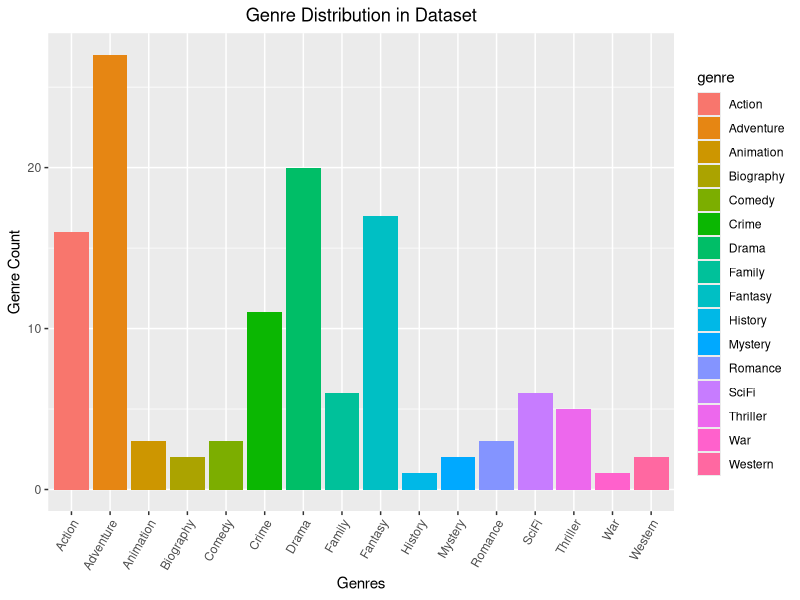
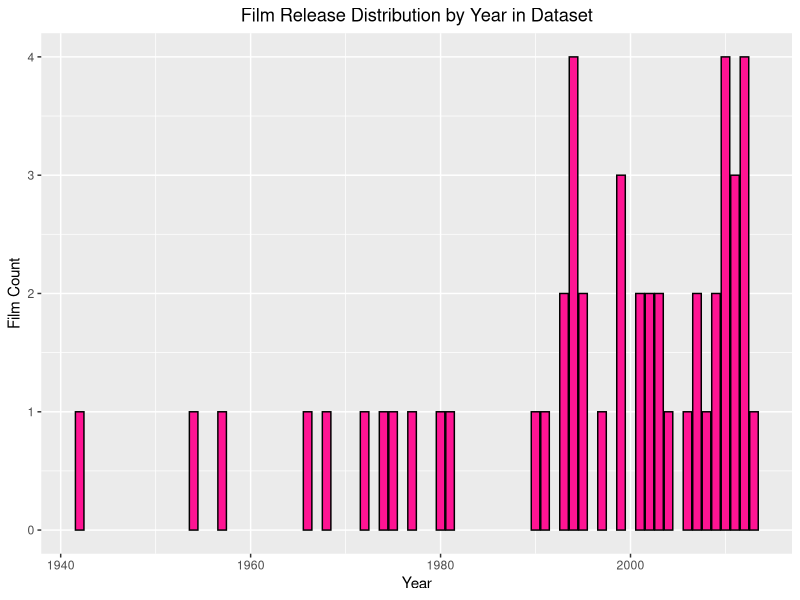
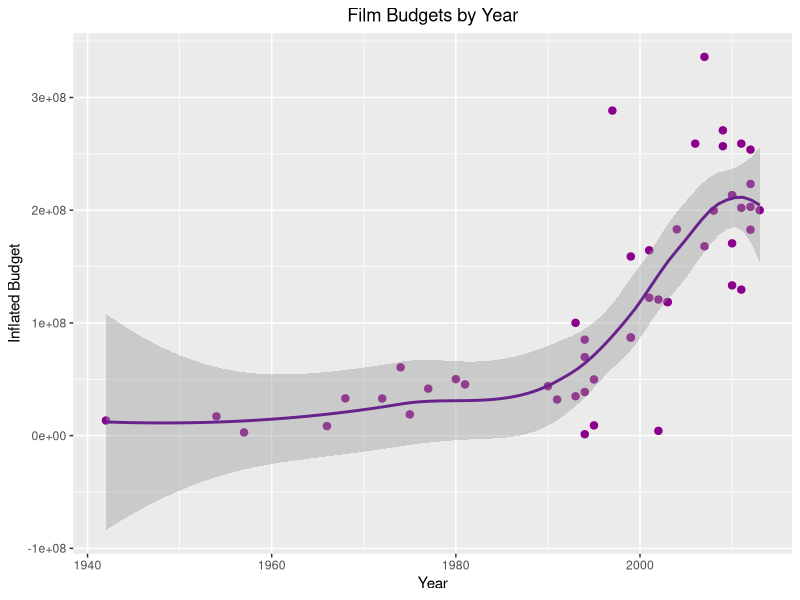
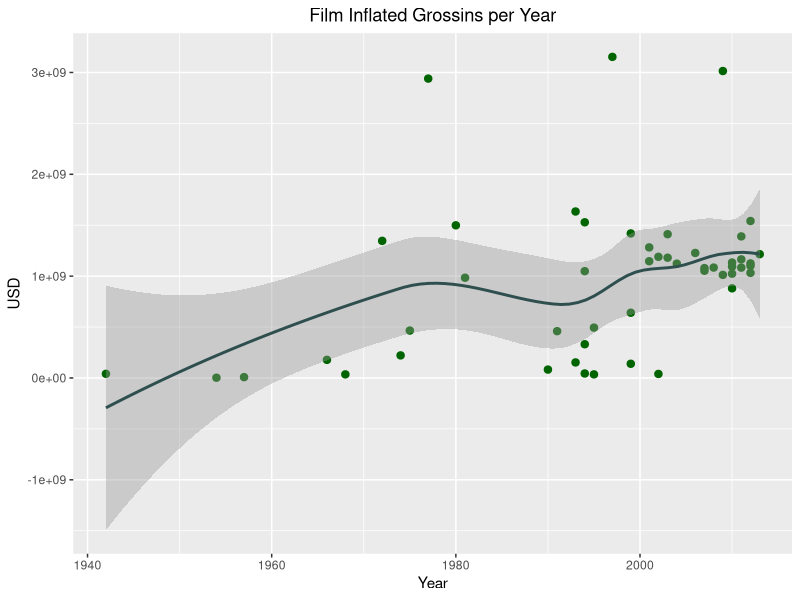
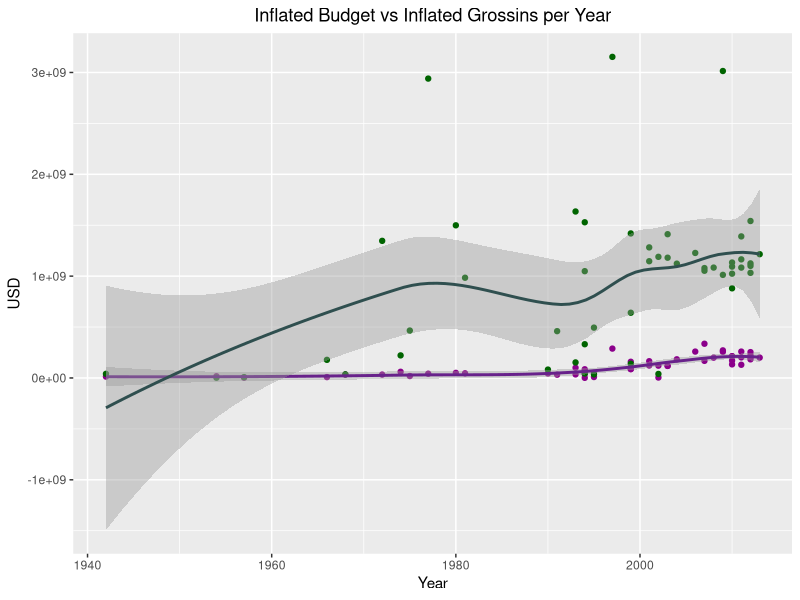
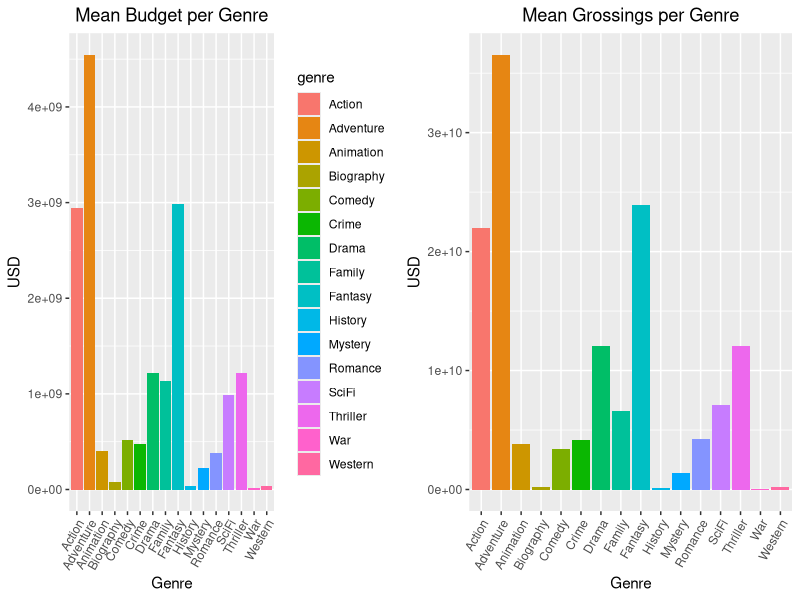
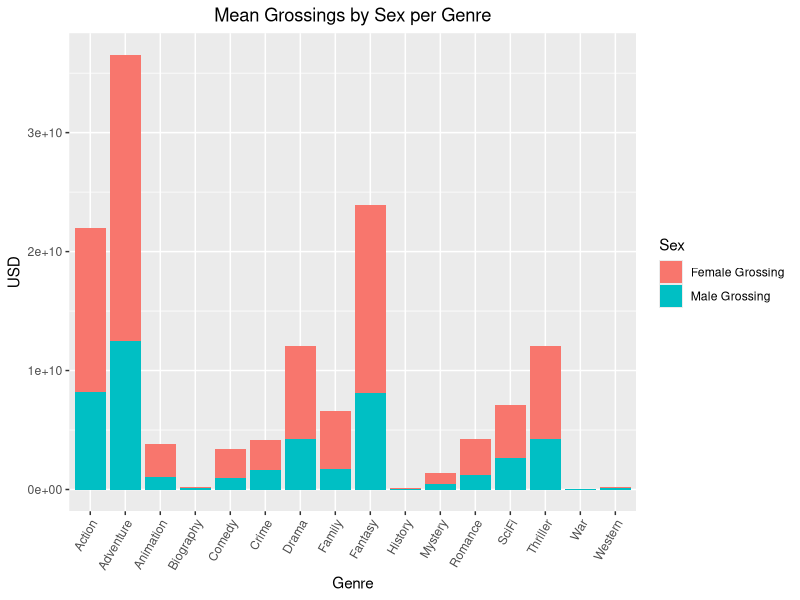

These figures' R source, in order:
## ---- chunk 1
knitr::opts_chunk$set(echo = TRUE)
## ---- chunk 2
#Packages loading to use
library(tidyverse) ##Loaded for dplyr and to 'clean' data
library(ggplot2) ##Loaded for plotting
library(dplyr) ##Loaded for computer issues
library(gridExtra) #Loaded to arrange plots
library(yaml)

##Read in data and save it to variable raw_data
raw_data <- read.csv(file = "popular_film_data.csv")
## ---- chunk 3
#To remove "$" and "," from InflatedBudget
raw_data$InflatedBudget <-  gsub("\\$","", raw_data$InflatedBudget) 
raw_data$InflatedBudget <-  as.numeric(gsub(",","", raw_data$InflatedBudget))

#To remove "$" and "," from InflatedGross
raw_data$InflatedGross <-  gsub("\\$","", raw_data$InflatedGross) 
raw_data$InflatedGross <-  as.numeric(gsub(",","", raw_data$InflatedGross))

#To remove "$" and "," from TotalGross
raw_data$TotalGross <-  gsub("\\$","", raw_data$TotalGross) 
raw_data$TotalGross <-  as.numeric(gsub(",","", raw_data$TotalGross))

#Mutating for new column stored in Proportion_female
raw_data <- raw_data |> mutate (Proportion_female = (1 - Proportion_male))
## ---- chunk 4
#For transparencys sake, its also important to note how many films under each genre make up the dataset.
genre_total <- rbind(cbind(genre = "Comedy", raw_data %>% filter(Comedy == 1) %>% summarise(sumG = sum(Comedy == 1))),
    cbind(genre = "Drama", raw_data %>% filter(Drama == 1) %>% summarise(sumG = sum(Drama == 1))),
    cbind(genre = "Western", raw_data %>% filter(Western == 1) %>% summarise(sumG = sum(Western == 1))),
    cbind(genre = "Action", raw_data %>% filter(Action == 1) %>% summarise(sumG = sum(Action == 1))),
    cbind(genre = "Biography", raw_data %>% filter(Biography == 1) %>% summarise(sumG = sum(Biography == 1))),
    cbind(genre = "History", raw_data %>% filter(History == 1) %>% summarise(sumG = sum(History == 1))),
    cbind(genre = "Adventure", raw_data %>% filter(Adventure == 1) %>% summarise(sumG = sum(Adventure == 1))),
    cbind(genre = "Fantasy", raw_data %>% filter(Fantasy == 1) %>% summarise(sumG = sum(Fantasy == 1))),
    cbind(genre = "Mystery", raw_data %>% filter(Mystery == 1) %>% summarise(sumG = sum(Mystery == 1))),
    cbind(genre = "SciFi", raw_data %>% filter(SciFi == 1) %>% summarise(sumG = sum(SciFi == 1))),
    cbind(genre = "Romance", raw_data %>% filter(Romance == 1) %>% summarise(sumG = sum(Romance == 1))),
    cbind(genre = "Thriller", raw_data %>% filter(Thriller == 1) %>% summarise(sumG = sum(Thriller == 1))),
    cbind(genre = "Crime", raw_data %>% filter(Crime == 1) %>% summarise(sumG = sum(Crime == 1))),
    cbind(genre = "War", raw_data %>% filter(War == 1) %>% summarise(sumG = sum(War == 1))),
    cbind(genre = "Family", raw_data %>% filter(Family == 1) %>% summarise(sumG = sum(Family == 1))),
    cbind(genre = "Animation", raw_data %>% filter(Animation == 1) %>% summarise(sumG = sum(Animation == 1))))%>% arrange(desc(sumG))

genre_total
#the end of numbers of genre

#ggplot(genre_total) + geom_histogram(mapping = aes(x = (genre_total$stat = "count"), stat = "identity"))+ geom_histogram(bins = 15)
#ggplot(genre_total, aes(x = (genre_total$stat = "count"), stat = "identity") + geom_histogram(bins = 15))
Genre_Count_Plot <- ggplot(genre_total) + geom_bar(mapping = aes(genre, sumG, fill = genre), stat = "identity", position = "dodge") + labs(x = 'Genres', y = 'Genre Count', title = 'Genre Distribution in Dataset') + theme(axis.text.x = element_text(angle = 60, hjust = 1)) + theme(plot.title = element_text(hjust = 0.5))



## ---- chunk 5
#To view our data with the new variable.
glimpse(raw_data)
## ---- chunk 6

max_year <- max(raw_data$Year)
min_year <- min(raw_data$Year)
Year_range <- range(raw_data$Year)
cat("The year range of our data is ", min_year, "to ", max_year, ".")
quantity_films <- nrow(raw_data)

cat("\nOur dataset is made up of ", quantity_films, " films.")
Genre_Count_Plot
## ---- chunk 7
count_movieby_year <-  raw_data|>group_by(Year) |> summarise(Movie_Count = n()) |> arrange(desc(Movie_Count))
ggplot(count_movieby_year, aes(x = Year, y = Movie_Count)) + geom_col(fill = "deeppink", color = "black") + labs(x = 'Year', y = 'Film Count', title = 'Film Release Distribution by Year in Dataset') + theme(plot.title = element_text(hjust = 0.5))
## ---- chunk 8
Avg_Budget_by_Year <- raw_data |> group_by(Year)|> summarise(InflatedBudget) |> ggplot(aes(Year,InflatedBudget)) +geom_point(size = 2.2, color = "darkmagenta") + geom_smooth(color = "darkorchid4")+labs(x = 'Year', y = 'Inflated Budget', title = 'Film Budgets by Year') + theme(plot.title = element_text(hjust = 0.5))
## ---- chunk 9
Avg_Budget_by_Year
## ---- chunk 10
Avg_Grossing_by_Year <- raw_data |> group_by(Year) |> summarise(InflatedGross) |> ggplot(aes(Year,InflatedGross)) +geom_point(size = 2.2, color = "darkgreen") + geom_smooth(color = "darkslategray") + labs(x = 'Year', y = 'USD', title = 'Film Inflated Grossins per Year') + theme(plot.title = element_text(hjust = 0.5))

## ---- chunk 11
Avg_Grossing_by_Year
## ---- chunk 12
##It's a little hard to compare the *InflatedGross* income and the *InflatedBudget* in two graphs so lets display this information together so we can analyse it. 
#raw_data |> group_by(Year)|> ggplot(aes(Year,InflatedGross, InflatedBudget, color = )) +geom_point() + geom_smooth(method = 'loess', formula = 'y~x')
raw_data |> group_by(Year) |> ggplot(aes(x=Year))+geom_point(aes(y=InflatedBudget),color = "darkmagenta") + geom_point(aes(y=InflatedGross), color = "darkgreen") + geom_smooth(aes(y=InflatedBudget), color = "darkorchid4") + geom_smooth(aes(y=InflatedGross), color = "darkslategray") + labs(x = 'Year', y = 'USD', title = 'Inflated Budget vs Inflated Grossins per Year') + theme(plot.title = element_text(hjust = 0.5))
## ---- chunk 13
raw_data |> slice_max(InflatedGross, n = 10) |> select(FilmName, Year, InflatedGross)

## ---- chunk 14
#Is there a specific genre that costs more to produce? First, we'll see what the most and least expensive films to produce where.
raw_data |> slice_max(InflatedBudget, n = 1) |> select(FilmName, InflatedGross)
raw_data |> slice_min(InflatedBudget, n = 1) |> select(FilmName, InflatedGross)

## ---- chunk 15
#And what films made the most and least grossing? What genres were these films?
raw_data |> slice_max(InflatedGross, n = 10) |> select(FilmName, InflatedGross)
#still need the genre
## ---- chunk 16
#We'll arrange the code to output what we need to see. 
genreGrossBudget <- (rbind(cbind(genre = "Comedy", raw_data %>% filter(Comedy == 1) %>% summarise(meangross = mean(InflatedGross), meanBudget = mean(InflatedBudget), Male_Proportion = Proportion_male, Female_Proportion = Proportion_female, Femalegross = ((mean(Proportion_female))*meangross), Malegross = ((mean(Proportion_male))*meangross))),
      cbind(genre = "Drama", raw_data %>% filter(Drama == 1) %>% summarise(meangross = mean(InflatedGross),meanBudget = mean(InflatedBudget),  Male_Proportion = Proportion_male, Female_Proportion = Proportion_female, Femalegross = ((mean(Proportion_female))*meangross), Malegross = ((mean(Proportion_male))*meangross))),
      cbind(genre = "Western", raw_data %>% filter(Western == 1) %>% summarise(meangross = mean(InflatedGross),meanBudget = mean(InflatedBudget),  Male_Proportion = Proportion_male, Female_Proportion = Proportion_female, Femalegross = ((mean(Proportion_female))*meangross), Malegross = ((mean(Proportion_male))*meangross))),
      cbind(genre = "Action", raw_data %>% filter(Action == 1) %>% summarise(meangross = mean(InflatedGross),meanBudget = mean(InflatedBudget),  Male_Proportion = Proportion_male, Female_Proportion = Proportion_female, Femalegross = ((mean(Proportion_female))*meangross), Malegross = ((mean(Proportion_male))*meangross))),
     cbind(genre = "Biography", raw_data %>% filter(Biography == 1) %>% summarise(meangross = mean(InflatedGross),meanBudget = mean(InflatedBudget), Malegross = ((mean(Proportion_male))*meangross), Male_Proportion = Proportion_male, Female_Proportion = Proportion_female, Femalegross = ((mean(Proportion_female))*meangross), Malegross = ((mean(Proportion_male))*meangross))),
    cbind(genre = "History", raw_data %>% filter(History == 1) %>% summarise(meangross = mean(InflatedGross),meanBudget = mean(InflatedBudget),  Male_Proportion = Proportion_male, Female_Proportion = Proportion_female, Femalegross = ((mean(Proportion_female))*meangross), Malegross = ((mean(Proportion_male))*meangross))), 
    cbind(genre = "Adventure", raw_data %>% filter(Adventure == 1) %>% summarise(meangross = mean(InflatedGross),meanBudget = mean(InflatedBudget),  Male_Proportion = Proportion_male, Female_Proportion = Proportion_female, Femalegross = ((mean(Proportion_female))*meangross), Malegross = ((mean(Proportion_male))*meangross))),
        cbind(genre = "Fantasy", raw_data %>% filter(Fantasy == 1) %>% summarise(meangross = mean(InflatedGross),meanBudget = mean(InflatedBudget),  Male_Proportion = Proportion_male, Female_Proportion = Proportion_female, Femalegross = ((mean(Proportion_female))*meangross), Malegross = ((mean(Proportion_male))*meangross))),
    cbind(genre = "Mystery", raw_data %>% filter(Mystery == 1) %>% summarise(meangross = mean(InflatedGross),meanBudget = mean(InflatedBudget),  Male_Proportion = Proportion_male, Female_Proportion = Proportion_female, Femalegross = ((mean(Proportion_female))*meangross), Malegross = ((mean(Proportion_male))*meangross))),
    cbind(genre = "SciFi", raw_data %>% filter(SciFi == 1) %>% summarise(meangross = mean(InflatedGross),meanBudget = mean(InflatedBudget),  Male_Proportion = Proportion_male, Female_Proportion = Proportion_female, Femalegross = ((mean(Proportion_female))*meangross), Malegross = ((mean(Proportion_male))*meangross))),
    cbind(genre = "Romance", raw_data %>% filter(Romance == 1) %>% summarise(meangross = mean(InflatedGross),meanBudget = mean(InflatedBudget),  Male_Proportion = Proportion_male, Female_Proportion = Proportion_female, Femalegross = ((mean(Proportion_female))*meangross), Malegross = ((mean(Proportion_male))*meangross))),
    cbind(genre = "Thriller", raw_data %>% filter(Drama == 1) %>% summarise(meangross = mean(InflatedGross),meanBudget = mean(InflatedBudget),  Male_Proportion = Proportion_male, Female_Proportion = Proportion_female, Femalegross = ((mean(Proportion_female))*meangross), Malegross = ((mean(Proportion_male))*meangross))),
    cbind(genre = "Crime", raw_data %>% filter(Crime == 1) %>% summarise(meangross = mean(InflatedGross),meanBudget = mean(InflatedBudget),  Male_Proportion = Proportion_male, Female_Proportion = Proportion_female, Femalegross = ((mean(Proportion_female))*meangross), Malegross = ((mean(Proportion_male))*meangross))),
    cbind(genre = "War", raw_data %>% filter(War == 1) %>% summarise(meangross = mean(InflatedGross),meanBudget = mean(InflatedBudget),  Male_Proportion = Proportion_male, Female_Proportion = Proportion_female, Femalegross = ((mean(Proportion_female))*meangross), Malegross = ((mean(Proportion_male))*meangross))),
    cbind(genre = "Family", raw_data %>% filter(Family == 1) %>% summarise(meangross = mean(InflatedGross),meanBudget = mean(InflatedBudget),  Male_Proportion = Proportion_male, Female_Proportion = Proportion_female, Femalegross = ((mean(Proportion_female))*meangross), Malegross = ((mean(Proportion_male))*meangross))),
    cbind(genre = "Animation", raw_data %>% filter(Animation == 1) %>% summarise(meangross = mean(InflatedGross),meanBudget = mean(InflatedBudget), Male_Proportion = Proportion_male, Female_Proportion = Proportion_female, Femalegross = ((mean(Proportion_female))*meangross), Malegross = ((mean(Proportion_male))*meangross)))) %>% arrange(desc(meanBudget)))
genreGrossBudget

## ---- chunk 17
#Over all, what genre cost more to produce on average? How much did that category produce in grossings?

#Over all, what genre cost more to produce on average? How much did that category produce in grossing? 
genreGrossBudget |> slice(which(meanBudget ==max(meanBudget) | meanBudget == min(meanBudget))) |> distinct()

## ---- chunk 18
meanBudget_Genre <- ggplot(genreGrossBudget) + geom_bar(mapping = aes(genre, meanBudget, fill = genre), stat = "identity") + labs(x = 'Genre', y = 'USD', title = 'Mean Budget per Genre') + theme(axis.text.x = element_text(angle = 60, hjust = 1)) + theme(plot.title = element_text(hjust = 0.5))

meanGross_Genre <- ggplot(genreGrossBudget) + geom_bar(mapping = aes(genre, meangross, fill = genre), stat = "identity", show.legend = FALSE) + labs(x = 'Genre', y = 'USD', title = 'Mean Grossings per Genre') + theme(axis.text.x = element_text(angle = 60, hjust = 1)) + theme(plot.title = element_text(hjust = 0.5))

grid.arrange(meanBudget_Genre, meanGross_Genre, nrow = 1)

## ---- chunk 19
genreGrossBudget |> pivot_longer(cols = ends_with("alegross"), names_to = "Sex", values_to = "proportion") |> ggplot() + geom_col(aes(x = genre, y = proportion, fill = Sex)) + labs(x = 'Genre', y = 'USD', title = 'Mean Grossings by Sex per Genre') + theme(axis.text.x = element_text(angle = 60, hjust = 1)) + theme(plot.title = element_text(hjust = 0.5)) + scale_fill_discrete(labels = c("Female Grossing", "Male Grossing"))
## ---- chunk 20
#genre enjoyment
genre_enj <- rbind(cbind(genre = "Comedy", raw_data %>% filter(Comedy == 1) %>% summarise(meanenj = mean(Enjoyment))),
    cbind(genre = "Drama", raw_data %>% filter(Drama == 1) %>% summarise(meanenj = mean(Enjoyment))),
    cbind(genre = "Western", raw_data %>% filter(Western == 1) %>% summarise(meanenj = mean(Enjoyment))),
    cbind(genre = "Action", raw_data %>% filter(Action == 1) %>% summarise(meanenj = mean(Enjoyment))),
    cbind(genre = "Biography", raw_data %>% filter(Biography == 1) %>% summarise(meanenj = mean(Enjoyment))),
    cbind(genre = "History", raw_data %>% filter(History == 1) %>% summarise(meanenj = mean(Enjoyment))),
    cbind(genre = "Adventure", raw_data %>% filter(Adventure == 1) %>% summarise(meanenj = mean(Enjoyment))),
    cbind(genre = "Fantasy", raw_data %>% filter(Fantasy == 1) %>% summarise(meanenj = mean(Enjoyment))),
    cbind(genre = "Mystery", raw_data %>% filter(Mystery == 1) %>% summarise(meanenj = mean(Enjoyment))),
    cbind(genre = "SciFi", raw_data %>% filter(SciFi == 1) %>% summarise(meanenj = mean(Enjoyment))),
    cbind(genre = "Romance", raw_data %>% filter(Romance == 1) %>% summarise(meanenj = mean(Enjoyment))),
    cbind(genre = "Thriller", raw_data %>% filter(Thriller == 1) %>% summarise(meanenj = mean(Enjoyment))),
    cbind(genre = "Crime", raw_data %>% filter(Crime == 1) %>% summarise(meanenj = mean(Enjoyment))),
    cbind(genre = "War", raw_data %>% filter(War == 1) %>% summarise(meanenj = mean(Enjoyment))),
    cbind(genre = "Family", raw_data %>% filter(Family == 1) %>% summarise(meanenj = mean(Enjoyment))),
    cbind(genre = "Animation", raw_data %>% filter(Animation == 1) %>% summarise(meanenj = mean(Enjoyment))))%>% arrange(desc(meanenj))

genre_enj |> slice(which(meanenj ==max(meanenj) | meanenj == min(meanenj))) |> distinct()

## ---- chunk 21
#genre appreaction
genre_app <- rbind(cbind(genre = "Comedy", raw_data %>% filter(Comedy == 1) %>% summarise(meanapp = mean(Appreciation))),
    cbind(genre = "Drama", raw_data %>% filter(Drama == 1) %>% summarise(meanapp = mean(Appreciation))),
    cbind(genre = "Western", raw_data %>% filter(Western == 1) %>% summarise(meanapp = mean(Appreciation))),
    cbind(genre = "Action", raw_data %>% filter(Action == 1) %>% summarise(meanapp = mean(Appreciation))),
    cbind(genre = "Biography", raw_data %>% filter(Biography == 1) %>% summarise(meanapp = mean(Appreciation))),
    cbind(genre = "History", raw_data %>% filter(History == 1) %>% summarise(meanapp = mean(Appreciation))),
    cbind(genre = "Adventure", raw_data %>% filter(Adventure == 1) %>% summarise(meanapp = mean(Appreciation))),
    cbind(genre = "Fantasy", raw_data %>% filter(Fantasy == 1) %>% summarise(meanapp = mean(Appreciation))),
    cbind(genre = "Mystery", raw_data %>% filter(Mystery == 1) %>% summarise(meanapp = mean(Appreciation))),
    cbind(genre = "SciFi", raw_data %>% filter(SciFi == 1) %>% summarise(meanapp = mean(Appreciation))),
    cbind(genre = "Romance", raw_data %>% filter(Romance == 1) %>% summarise(meanapp = mean(Appreciation))),
    cbind(genre = "Thriller", raw_data %>% filter(Thriller == 1) %>% summarise(meanapp = mean(Appreciation))),
    cbind(genre = "Crime", raw_data %>% filter(Crime == 1) %>% summarise(meanapp = mean(Appreciation))),
    cbind(genre = "War", raw_data %>% filter(War == 1) %>% summarise(meanapp = mean(Appreciation))),
    cbind(genre = "Family", raw_data %>% filter(Family == 1) %>% summarise(meanapp = mean(Appreciation))),
    cbind(genre = "Animation", raw_data %>% filter(Animation == 1) %>% summarise(meanapp = mean(Appreciation))))%>% arrange(desc(meanapp))

genre_app |> slice(which(meanapp ==max(meanapp) | meanapp == min(meanapp))) |> distinct()
